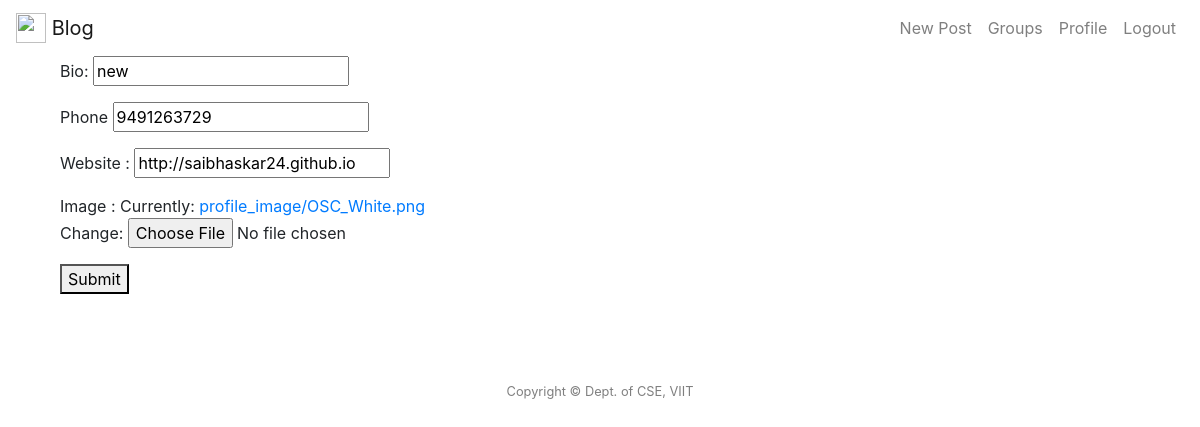
Before: /profile/update/ (signed in) with the older database file.
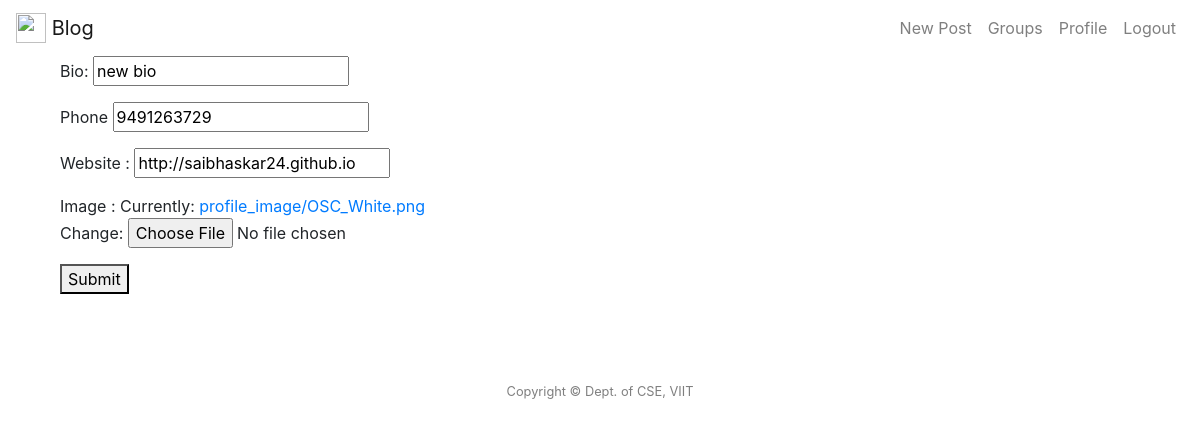
After: the same page with the newer database file.
### post/models.py (models this page shows, shortened)
class UserProfile(models.Model):
    user = models.OneToOneField(User, on_delete = models.CASCADE)
    bio = models.CharField(max_length=100, default='',blank = True)
    website = models.URLField(default='',blank = True)
    phone = models.IntegerField(default=0,blank = True)
    image = models.ImageField(upload_to='profile_image',default = 'octocat.png')

### post/views.py (the view)
# urls.py: path('profile/update/', views.edit_profile, name='edit_profile'),
def edit_profile(request):
    if request.method == 'POST':
        form = EditProfileForm(request.POST, instance=request.user.userprofile)
        if form.is_valid():
            form.save()
            return redirect('view_profile')
    else:
        form = EditProfileForm(instance=request.user.userprofile)
        args = {'form': form}
        return render(request, 'post/update_profile.html', args)

### post/forms.py
class EditProfileForm(UserChangeForm):
     class Meta:
        model = UserProfile
        fields = (
            'bio',
            'phone',
            'website',
            'image',
        )

### templates/post/update_profile.html (shortened to what this page needs)
{% extends "post/header.html"%}
{% block content %}
<div class="container">
    <form method="post">
        <p >Bio:    {{ form.bio }}</p>
        <p> Phone    {{ form.phone }}</p>
        <p> Website : {{ form.website }} </p>
        <p> Image :  {{ form.image }}</p>
        <button type="submit">Submit</button>
    </form>
    <br>
</div>
{% endblock content %}

Changed rows visible on the page:
changed UserProfile "http://saibhaskar24.github.io": bio "new" → "new bio"
